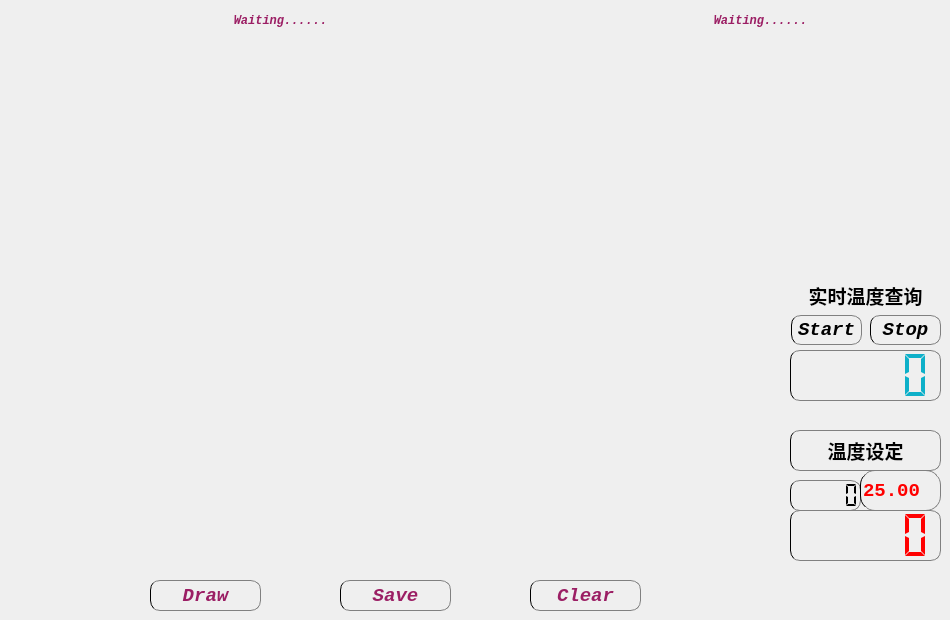
    <widget class="QWidget" name="tab_2">
     <attribute name="icon">
      <iconset>
       <normaloff>../ico/zhexian.ico</normaloff>../ico/zhexian.ico</iconset>
     </attribute>
     <attribute name="title">
      <string>单次温度设置</string>
     </attribute>
     <widget class="QLCDNumber" name="tem_set_last_lcdNumber">
      <property name="geometry">
       <rect>
        <x>790</x>
        <y>480</y>
        <width>71</width>
        <height>31</height>
       </rect>
      </property>
      <property name="styleSheet">
       <string notr="true">border-top:1px solid gray;
border-bottom:1px solid gray;
border-left:1px solid graye;
border-right:1px solid gray;
border-radius:10px;</string>
      </property>
      <property name="segmentStyle">
       <enum>QLCDNumber::Flat</enum>
      </property>
     </widget>
     <widget class="QLCDNumber" name="tem_set_lcdNumber">
      <property name="geometry">
       <rect>
        <x>790</x>
        <y>510</y>
        <width>151</width>
        <height>51</height>
       </rect>
      </property>
      <property name="styleSheet">
       <string notr="true">border-top:1px solid gray;
border-bottom:1px solid gray;
border-left:1px solid graye;
border-right:1px solid gray;
color: rgb(255, 0, 0);
border-radius:10px;</string>
      </property>
      <property name="smallDecimalPoint">
       <bool>false</bool>
      </property>
      <property name="segmentStyle">
       <enum>QLCDNumber::Flat</enum>
      </property>
      <property name="value" stdset="0">
       <double>0.000000000000000</double>
      </property>
      <property name="intValue" stdset="0">
       <number>0</number>
      </property>
     </widget>
     <widget class="QPushButton" name="pushButton_tem_set">
      <property name="geometry">
       <rect>
        <x>790</x>
        <y>430</y>
        <width>151</width>
        <height>41</height>
       </rect>
      </property>
      <property name="font">
       <font>
        <family>楷体</family>
        <pointsize>14</pointsize>
        <weight>75</weight>
        <italic>false</italic>
        <bold>true</bold>
        <kerning>true</kerning>
       </font>
      </property>
      <property name="styleSheet">
       <string notr="true">QPushButton { border-top:1px solid gray;
border-bottom:1px solid gray;
border-left:1px solid graye;
border-right:1px solid gray;
 border-radius:10px;} 
QPushButton:hover { background-color: rgb(85, 170, 255); }
QPushButton:pressed { background-color:rgb(129, 60, 133);}
</string>
      </property>
      <property name="text">
       <string>温度设定</string>
      </property>
      <property name="icon">
       <iconset>
        <normaloff>../ico/tem.ico</normaloff>../ico/tem.ico</iconset>
      </property>
      <property name="iconSize">
       <size>
        <width>25</width>
        <height>25</height>
       </size>
      </property>
     </widget>
     <widget class="QDoubleSpinBox" name="doubleSpinBox">
      <property name="geometry">
       <rect>
        <x>860</x>
        <y>470</y>
        <width>81</width>
        <height>41</height>
       </rect>
      </property>
      <property name="font">
       <font>
        <family>Consolas</family>
        <pointsize>14</pointsize>
        <weight>75</weight>
        <italic>false</italic>
        <bold>true</bold>
        <kerning>true</kerning>
       </font>
      </property>
      <property name="styleSheet">
       <string notr="true">font-family:Consolas;
font-weight:bold;
color: red;
border-top:1px solid gray;
border-bottom:1px solid gray;
border-left:1px solid graye;
border-right:1px solid gray;
background:transparent;
border-radius:15px;</string>
      </property>
      <property name="minimum">
       <double>15.000000000000000</double>
      </property>
      <property name="maximum">
       <double>50.000000000000000</double>
      </property>
      <property name="singleStep">
       <double>0.010000000000000</double>
      </property>
      <property name="value">
       <double>25.000000000000000</double>
      </property>
     </widget>
     <widget class="QLCDNumber" name="tem_real_lcdNumber">
      <property name="geometry">
       <rect>
        <x>790</x>
        <y>350</y>
        <width>151</width>
        <height>51</height>
       </rect>
      </property>
      <property name="palette">
       <palette>
        <active>
         <colorrole role="WindowText">
          <brush brushstyle="SolidPattern">
           <color alpha="255">
            <red>14</red>
            <green>176</green>
            <blue>201</blue>
           </color>
          </brush>
         </colorrole>
         <colorrole role="Text">
          <brush brushstyle="SolidPattern">
           <color alpha="255">
            <red>14</red>
            <green>176</green>
            <blue>201</blue>
           </color>
          </brush>
         </colorrole>
         <colorrole role="BrightText">
          <brush brushstyle="SolidPattern">
           <color alpha="255">
            <red>255</red>
            <green>255</green>
            <blue>255</blue>
           </color>
          </brush>
         </colorrole>
         <colorrole role="ButtonText">
          <brush brushstyle="SolidPattern">
           <color alpha="255">
            <red>14</red>
            <green>176</green>
            <blue>201</blue>
           </color>
          </brush>
         </colorrole>
         <colorrole role="PlaceholderText">
          <brush brushstyle="SolidPattern">
           <color alpha="128">
            <red>0</red>
            <green>255</green>
            <blue>0</blue>
           </color>
          </brush>
         </colorrole>
        </active>
        <inactive>
         <colorrole role="WindowText">
          <brush brushstyle="SolidPattern">
           <color alpha="255">
            <red>14</red>
            <green>176</green>
            <blue>201</blue>
           </color>
          </brush>
         </colorrole>
         <colorrole role="Text">
          <brush brushstyle="SolidPattern">
           <color alpha="255">
            <red>14</red>
            <green>176</green>
            <blue>201</blue>
           </color>
          </brush>
         </colorrole>
         <colorrole role="BrightText">
          <brush brushstyle="SolidPattern">
           <color alpha="255">
            <red>255</red>
            <green>255</green>
            <blue>255</blue>
           </color>
          </brush>
         </colorrole>
         <colorrole role="ButtonText">
          <brush brushstyle="SolidPattern">
           <color alpha="255">
            <red>14</red>
            <green>176</green>
            <blue>201</blue>
           </color>
          </brush>
         </colorrole>
         <colorrole role="PlaceholderText">
          <brush brushstyle="SolidPattern">
           <color alpha="128">
            <red>0</red>
            <green>255</green>
            <blue>0</blue>
           </color>
          </brush>
         </colorrole>
        </inactive>
        <disabled>
         <colorrole role="WindowText">
          <brush brushstyle="SolidPattern">
           <color alpha="255">
            <red>14</red>
            <green>176</green>
            <blue>201</blue>
           </color>
          </brush>
         </colorrole>
         <colorrole role="Text">
          <brush brushstyle="SolidPattern">
           <color alpha="255">
            <red>14</red>
            <green>176</green>
            <blue>201</blue>
           </color>
          </brush>
         </colorrole>
         <colorrole role="BrightText">
          <brush brushstyle="SolidPattern">
           <color alpha="255">
            <red>255</red>
            <green>255</green>
            <blue>255</blue>
           </color>
          </brush>
         </colorrole>
         <colorrole role="ButtonText">
          <brush brushstyle="SolidPattern">
           <color alpha="255">
            <red>14</red>
            <green>176</green>
            <blue>201</blue>
           </color>
          </brush>
         </colorrole>
         <colorrole role="PlaceholderText">
          <brush brushstyle="SolidPattern">
           <color alpha="128">
            <red>0</red>
            <green>0</green>
            <blue>0</blue>
           </color>
          </brush>
         </colorrole>
        </disabled>
       </palette>
      </property>
      <property name="styleSheet">
       <string notr="true">border-top:1px solid gray;
border-bottom:1px solid gray;
border-left:1px solid graye;
border-right:1px solid gray;
color: rgb(14, 176, 201);
border-radius:10px;</string>
      </property>
      <property name="segmentStyle">
       <enum>QLCDNumber::Flat</enum>
      </property>
      <property name="value" stdset="0">
       <double>0.000000000000000</double>
      </property>
      <property name="intValue" stdset="0">
       <number>0</number>
      </property>
     </widget>
     <widget class="QLabel" name="label_9">
      <property name="geometry">
       <rect>
        <x>800</x>
        <y>280</y>
        <width>131</width>
        <height>31</height>
       </rect>
      </property>
      <property name="font">
       <font>
        <family>楷体</family>
        <pointsize>14</pointsize>
        <weight>75</weight>
        <italic>false</italic>
        <bold>true</bold>
       </font>
      </property>
      <property name="text">
       <string>实时温度查询</string>
      </property>
      <property name="alignment">
       <set>Qt::AlignCenter</set>
      </property>
     </widget>
     <widget class="QWidget" name="horizontalLayoutWidget">
      <property name="geometry">
       <rect>
        <x>10</x>
        <y>280</y>
        <width>771</width>
        <height>291</height>
       </rect>
      </property>
      <layout class="QHBoxLayout" name="horizontalLayout_plotwidget"/>
     </widget>
     <widget class="QWidget" name="verticalLayoutWidget">
      <property name="geometry">
       <rect>
        <x>10</x>
        <y>39</y>
        <width>931</width>
        <height>231</height>
       </rect>
      </property>
      <layout class="QVBoxLayout" name="verticalLayout"/>
     </widget>
     <widget class="QLabel" name="label_note">
      <property name="geometry">
       <rect>
        <x>10</x>
        <y>10</y>
        <width>541</width>
        <height>21</height>
       </rect>
      </property>
      <property name="layoutDirection">
       <enum>Qt::RightToLeft</enum>
      </property>
      <property name="styleSheet">
       <string notr="true">font-family:Consolas;
font-style:italic;
font-weight:bold;
color: rgb(155, 30, 100);</string>
      </property>
      <property name="text">
       <string>Waiting......</string>
      </property>
      <property name="alignment">
       <set>Qt::AlignCenter</set>
      </property>
     </widget>
     <widget class="QLabel" name="label_sub">
      <property name="geometry">
       <rect>
        <x>580</x>
        <y>10</y>
        <width>361</width>
        <height>21</height>
       </rect>
      </property>
      <property name="layoutDirection">
       <enum>Qt::RightToLeft</enum>
      </property>
      <property name="styleSheet">
       <string notr="true">font-family:Consolas;
font-style:italic;
font-weight:bold;
color: rgb(155, 30, 100);</string>
      </property>
      <property name="text">
       <string>Waiting......</string>
      </property>
      <property name="alignment">
       <set>Qt::AlignCenter</set>
      </property>
     </widget>
     <widget class="QPushButton" name="pushButton_save">
      <property name="geometry">
       <rect>
        <x>340</x>
        <y>580</y>
        <width>111</width>
        <height>31</height>
       </rect>
      </property>
      <property name="font">
       <font>
        <family>Consolas</family>
        <pointsize>14</pointsize>
        <weight>75</weight>
        <italic>true</italic>
        <bold>true</bold>
        <kerning>true</kerning>
       </font>
      </property>
      <property name="styleSheet">
       <string notr="true">QPushButton { border-top:1px solid gray;
border-bottom:1px solid gray;
border-left:1px solid graye;
border-right:1px solid gray;
border-radius:10px;
font-family:Consolas;
font-style:italic;
font-weight:bold;
color: rgb(155, 30, 100);
 } 
QPushButton:hover { background-color: rgb(85, 170, 255); }
QPushButton:pressed { background-color:rgb(129, 60, 133);}</string>
      </property>
      <property name="text">
       <string>Save</string>
      </property>
      <property name="checkable">
       <bool>true</bool>
      </property>
      <property name="checked">
       <bool>false</bool>
      </property>
      <property name="autoExclusive">
       <bool>true</bool>
      </property>
     </widget>
     <widget class="QPushButton" name="pushButton_draw">
      <property name="geometry">
       <rect>
        <x>150</x>
        <y>580</y>
        <width>111</width>
        <height>31</height>
       </rect>
      </property>
      <property name="font">
       <font>
        <family>Consolas</family>
        <pointsize>14</pointsize>
        <weight>75</weight>
        <italic>true</italic>
        <bold>true</bold>
        <kerning>true</kerning>
       </font>
      </property>
      <property name="styleSheet">
       <string notr="true">QPushButton { border-top:1px solid gray;
border-bottom:1px solid gray;
border-left:1px solid graye;
border-right:1px solid gray;
border-radius:10px;
font-family:Consolas;
font-style:italic;
font-weight:bold;
color: rgb(155, 30, 100);
 } 
QPushButton:hover { background-color: rgb(85, 170, 255); }
QPushButton:pressed { background-color:rgb(129, 60, 133);}</string>
      </property>
      <property name="text">
       <string>Draw</string>
      </property>
      <property name="checkable">
       <bool>true</bool>
      </property>
      <property name="checked">
       <bool>false</bool>
      </property>
      <property name="autoExclusive">
       <bool>true</bool>
      </property>
     </widget>
     <widget class="QPushButton" name="pushButton_clear">
      <property name="geometry">
       <rect>
        <x>530</x>
        <y>580</y>
        <width>111</width>
        <height>31</height>
       </rect>
      </property>
      <property name="font">
       <font>
        <family>Consolas</family>
        <pointsize>14</pointsize>
        <weight>75</weight>
        <italic>true</italic>
        <bold>true</bold>
        <kerning>true</kerning>
       </font>
      </property>
      <property name="styleSheet">
       <string notr="true">QPushButton { border-top:1px solid gray;
border-bottom:1px solid gray;
border-left:1px solid graye;
border-right:1px solid gray;
border-radius:10px;
font-family:Consolas;
font-style:italic;
font-weight:bold;
color: rgb(155, 30, 100);
 } 
QPushButton:hover { background-color: rgb(85, 170, 255); }
QPushButton:pressed { background-color:rgb(129, 60, 133);}</string>
      </property>
      <property name="text">
       <string>Clear</string>
      </property>
      <property name="checkable">
       <bool>true</bool>
      </property>
      <property name="checked">
       <bool>true</bool>
      </property>
      <property name="autoExclusive">
       <bool>true</bool>
      </property>
     </widget>
     <widget class="QPushButton" name="pushButton_start">
      <property name="geometry">
       <rect>
        <x>791</x>
        <y>315</y>
        <width>71</width>
        <height>30</height>
       </rect>
      </property>
      <property name="font">
       <font>
        <family>Consolas</family>
        <pointsize>14</pointsize>
        <weight>75</weight>
        <italic>true</italic>
        <bold>true</bold>
       </font>
      </property>
      <property name="styleSheet">
       <string notr="true">QPushButton { border-top:1px solid gray;
border-bottom:1px solid gray;
border-left:1px solid graye;
border-right:1px solid gray;
border-radius:10px;
font-family:Consolas;
font-style:italic;
font-weight:bold;
 } 
QPushButton:hover { background-color: rgb(85, 170, 255); }
QPushButton:pressed { background-color:rgb(129, 60, 133);}</string>
      </property>
      <property name="text">
       <string>Start</string>
      </property>
      <property name="checkable">
       <bool>true</bool>
      </property>
      <property name="checked">
       <bool>false</bool>
      </property>
      <property name="autoExclusive">
       <bool>true</bool>
      </property>
     </widget>
     <widget class="QPushButton" name="pushButton_stop">
      <property name="geometry">
       <rect>
        <x>870</x>
        <y>315</y>
        <width>71</width>
        <height>30</height>
       </rect>
      </property>
      <property name="font">
       <font>
        <family>Consolas</family>
        <pointsize>14</pointsize>
        <weight>75</weight>
        <italic>true</italic>
        <bold>true</bold>
        <kerning>true</kerning>
       </font>
      </property>
      <property name="styleSheet">
       <string notr="true">QPushButton { border-top:1px solid gray;
border-bottom:1px solid gray;
border-left:1px solid graye;
border-right:1px solid gray;
border-radius:10px;
font-family:Consolas;
font-style:italic;
font-weight:bold;
 } 
QPushButton:hover { background-color: rgb(85, 170, 255); }
QPushButton:pressed { background-color:rgb(129, 60, 133);}</string>
      </property>
      <property name="text">
       <string>Stop</string>
      </property>
      <property name="checkable">
       <bool>true</bool>
      </property>
      <property name="checked">
       <bool>true</bool>
      </property>
      <property name="autoExclusive">
       <bool>true</bool>
      </property>
     </widget>
    </widget>
